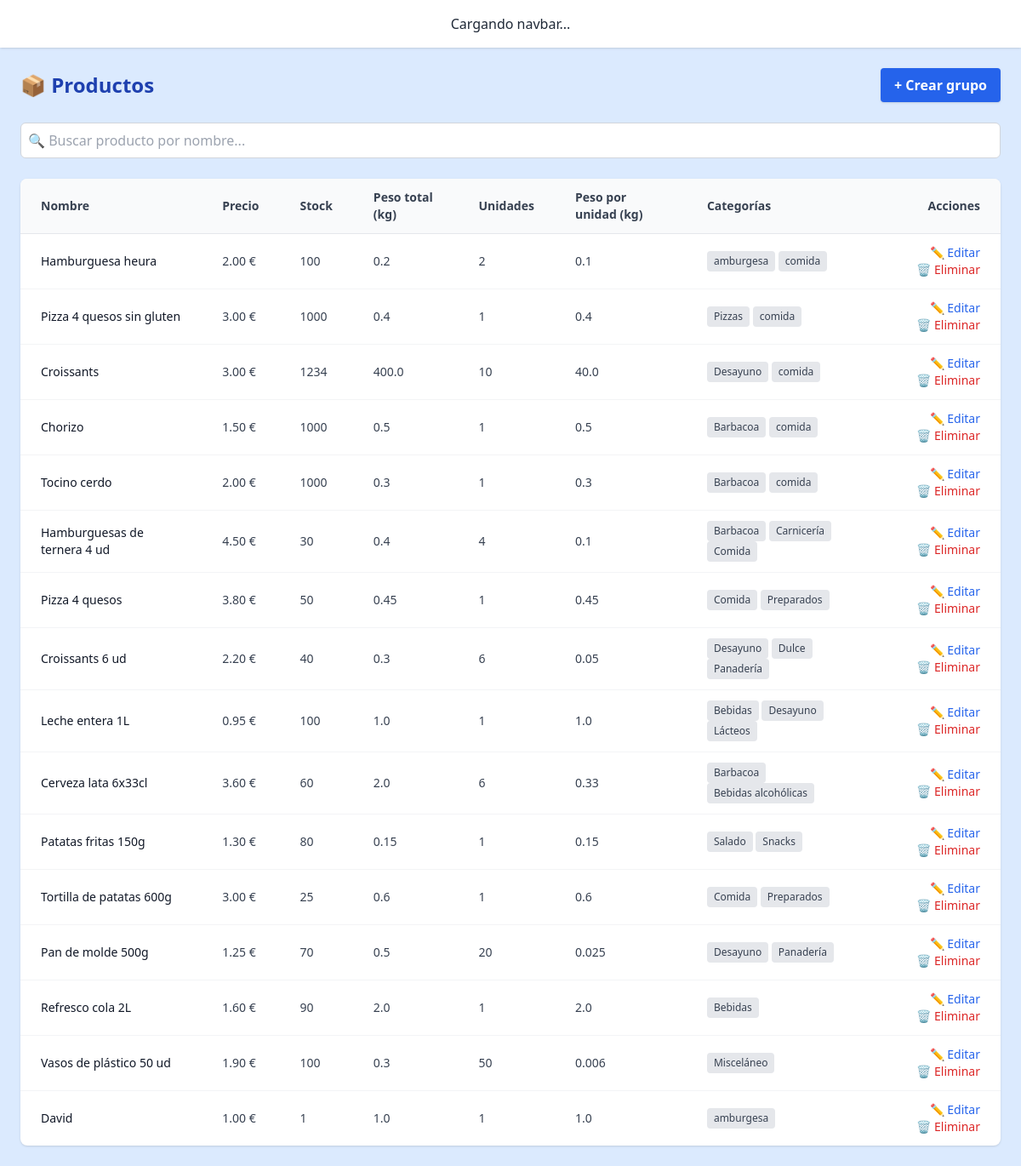
/product/list/, run on an earlier commit of the app's database.
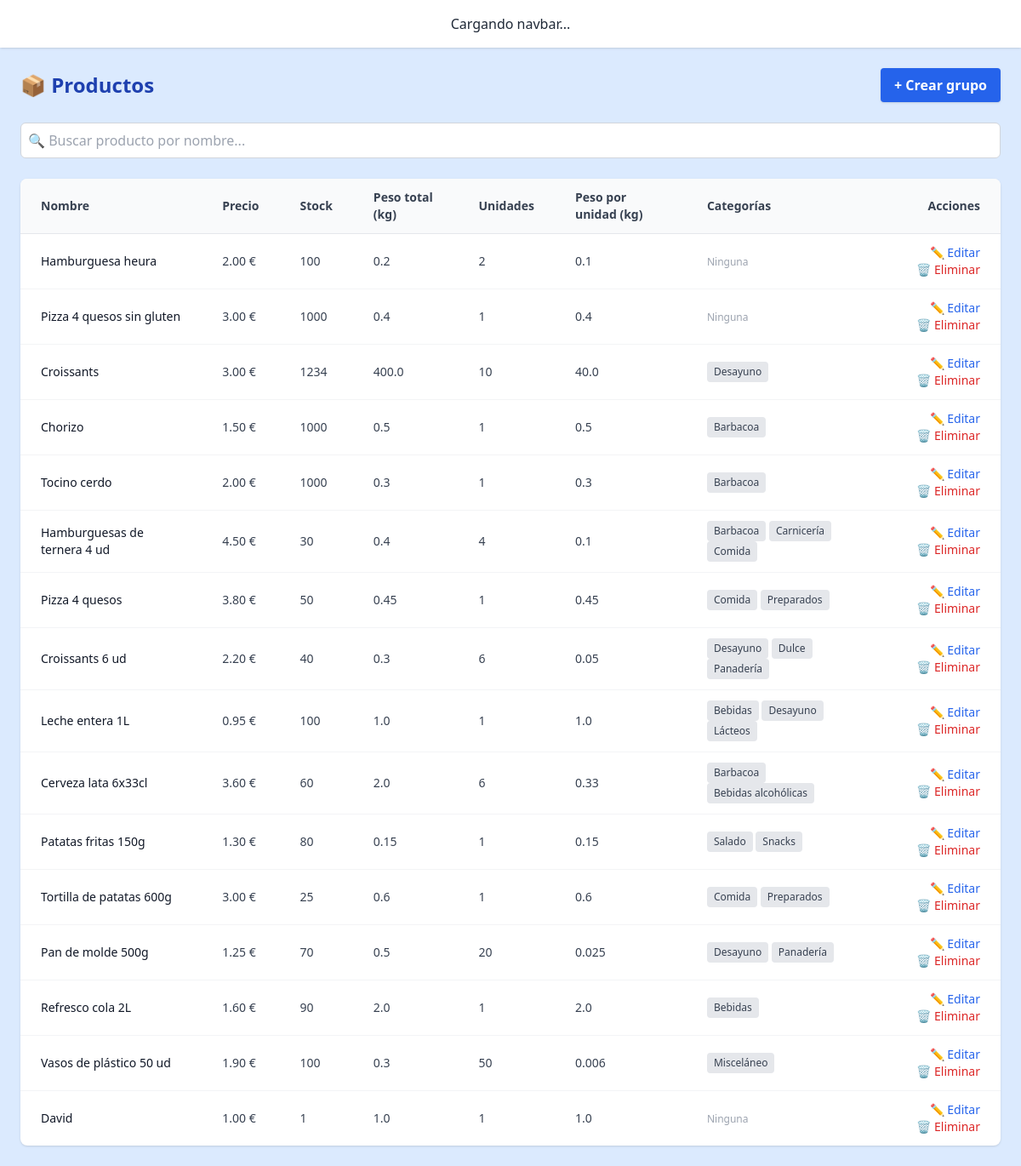
And on a later commit of the database.
### core/models/product.py (models this page shows, shortened)
class Product(models.Model):
    name = models.TextField(max_length=100, help_text="Nombre del producto")
    price = models.DecimalField(max_digits=6, decimal_places=2, help_text="Precio del producto")
    stock = models.PositiveIntegerField(default=0, help_text="Cantidad disponible en el inventario")
    categories = models.ManyToManyField(Category, related_name='products')
    image = models.ImageField(upload_to='product_images/', blank=True, null=True, help_text="Imagen del producto")
    weight_kg = models.FloatField(
        null=True, blank=True,
        help_text="Peso total o capacidad del paquete del producto (en kilogramos o Litros). Ej: 0.5 para 500 gramos"
    )
    units = models.PositiveIntegerField(
        null=True, blank=True,
        help_text="Cantidad de unidades individuales que contiene el paquete. Ej: 6 para un pack de 6 latas"
    )
    weight_per_unit_kg = models.FloatField(
        null=True, blank=True,
        help_text="Peso o capacidad de una unidad del producto, si aplica (en kilogramos o litros). Ej: 0.33 para una lata de 330 ml"
    )
    description = models.TextField(
        blank=True,
        help_text="Descripción del producto (ingredientes, uso, etc.) para ayudar a OpenAI a planificar mejor"
    )
    @property
    def estimated_weight_per_unit(self):
        if self.weight_per_unit_kg:
            return self.weight_per_unit_kg
        if self.weight_kg and self.units:
            return round(self.weight_kg / self.units, 3)
        return None
    @property
    def estimated_total_weight(self):
        if self.weight_kg:
            return self.weight_kg
        if self.weight_per_unit_kg and self.units:
            return round(self.weight_per_unit_kg * self.units, 3)
        return None

### core/models/category.py (models this page shows, shortened)
class Category(models.Model):
    name = models.CharField(max_length=100, primary_key=True)
    parent = models.ForeignKey(
        'self', null=True, blank=True,
        on_delete=models.CASCADE,
        related_name='children'
    )

### core/views.py (the view)
# urls.py: path('product/list/', product_list_view, name='product_list_view'),
def product_list_view(request):
    search = request.GET.get("search", "")
    items = Product.objects.all()
    if search:
        items = items.filter(name__icontains=search)
    if request.headers.get("HX-Request") == "true":
        return render(request, "core/fragments/product_table.html", {"items": items})
    return render(request, "core/product_list.html", {"items": items})

### core/templates/core/product_list.html (shortened to what this page needs)
{% extends "base.html" %}
{% block content %}
<div class="flex justify-between items-center mb-6">
  <h2 class="text-2xl font-bold text-blue-800">📦 Productos</h2>
  <a href="{% url 'product_create' %}" class="bg-blue-600 hover:bg-blue-700 text-white font-semibold px-4 py-2 rounded shadow">
    + Crear grupo
  </a>
</div>
<div class="flex flex-col md:flex-row justify-between items-center mb-6 gap-4">
  <input
    type="text"
    name="search"
    id="product-search"
    placeholder="🔍 Buscar producto por nombre..."
    value="{{ request.GET.search }}"
    class="w-full p-2 border border-gray-300 rounded-md focus:outline-none focus:ring-2 focus:ring-blue-500"
    hx-get="{% url 'product_list_view' %}"
    hx-trigger="keyup changed delay:300ms"
    hx-target="#product-table"
    hx-push-url="true"
  >
</div>
<div id="product-table">
  {% include "core/fragments/product_table.html" %}
</div>
{% endblock %}

### core/templates/core/fragments/product_table.html (shortened to what this page needs)
<div class="overflow-x-auto bg-white shadow rounded-lg">
    <table class="min-w-full divide-y divide-gray-200 text-sm">
        <thead class="bg-gray-50 text-gray-700 font-semibold">
          <tr>
            <th class="px-6 py-3 text-left">Nombre</th>
            <th class="px-6 py-3 text-left">Precio</th>
            <th class="px-6 py-3 text-left">Stock</th>
            <th class="px-6 py-3 text-left">Peso total (kg)</th>
            <th class="px-6 py-3 text-left">Unidades</th>
            <th class="px-6 py-3 text-left">Peso por unidad (kg)</th>
            <th class="px-6 py-3 text-left">Categorías</th>
            <th class="px-6 py-3 text-right">Acciones</th>
          </tr>
        </thead>
        <tbody class="divide-y divide-gray-100">
          {% for item in items %}
            <tr
                class="hover:bg-gray-50 transition cursor-pointer"
                onclick="window.location.href='{% url 'product_detail' item.pk %}'"
            >
              <td class="px-6 py-3 font-medium text-gray-900">{{ item.name }}</td>
              <td class="px-6 py-3 text-gray-700">{{ item.price }} €</td>
              <td class="px-6 py-3 text-gray-700">{{ item.stock }}</td>
              <td class="px-6 py-3 text-gray-700">
                {{ item.estimated_total_weight|default:"–" }}
              </td>
              <td class="px-6 py-3 text-gray-700">
                {{ item.units|default:"–" }}
              </td>
              <td class="px-6 py-3 text-gray-700">
                {{ item.estimated_weight_per_unit|default:"–" }}
              </td>
              <td class="px-6 py-3 text-gray-700">
                {% for cat in item.categories.all %}
                  <span class="inline-block bg-gray-200 text-xs px-2 py-1 rounded">{{ cat.name }}</span>
                {% empty %}
                  <span class="text-gray-400 text-xs">Ninguna</span>
                {% endfor %}
              </td>
              <td class="px-6 py-3 text-right space-x-2" onclick="event.stopPropagation()">
                <a href="{% url 'product_edit' item.pk %}" class="text-blue-600 hover:underline">✏️ Editar</a>
                <form action="{% url 'product_delete' item.pk %}" method="POST" class="inline" onsubmit="return confirm('¿Eliminar este producto?');">
                  <button type="submit" class="text-red-600 hover:underline">🗑️ Eliminar</button>
                </form>
              </td>
            </tr>
          {% empty %}
            <tr>
              <td colspan="8" class="px-6 py-4 text-center text-gray-500">No hay productos registrados.</td>
            </tr>
          {% endfor %}
        </tbody>
      </table>
  </div>

What changed in the data, as far as the page shows it:
removed Category: name "amburgesa"
removed Category: name "comida"
removed Category: name "Pizzas", shown under Product "Pizza 4 quesos sin gluten"
shown differently, row unchanged: Product "Hamburguesa heura": now shows "Ninguna"
shown differently, row unchanged: Product "Pizza 4 quesos sin gluten": now shows "Ninguna"
shown differently, row unchanged: Product "David": now shows "Ninguna"
